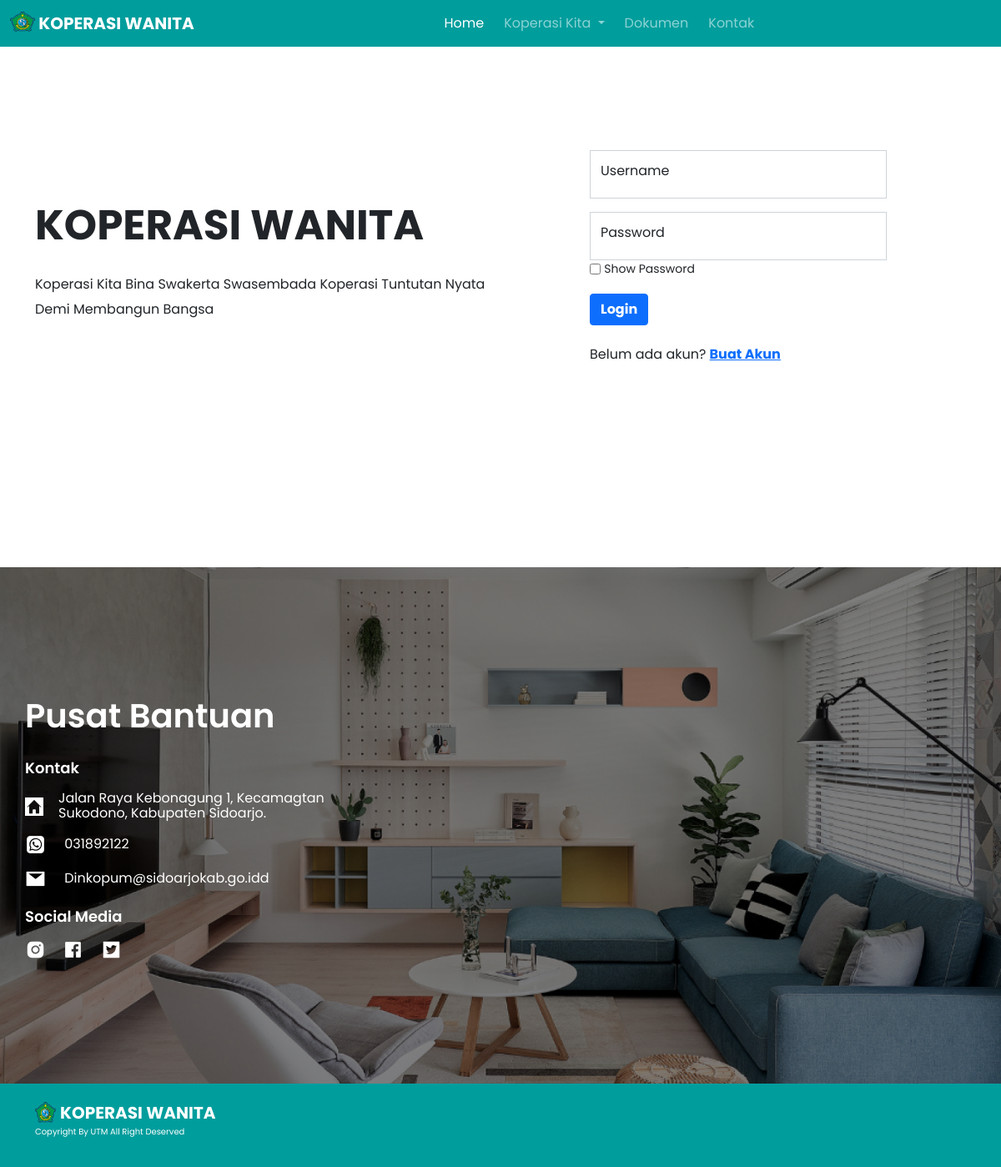
The page / on the database its author committed.
### tables this page shows
CREATE TABLE `set_web` (
  `id_set` int(11) NOT NULL,
  `nama_koperasi` varchar(128) DEFAULT NULL,
  `deskripsi_koperasi` varchar(1024) DEFAULT NULL,
  `alamat_koperasi` varchar(128) DEFAULT NULL,
  `telp_koperasi` varchar(128) DEFAULT NULL,
  `email_koperasi` varchar(128) DEFAULT NULL,
  `logo_koperasi` varchar(128) NOT NULL
);

### index.php (the view, shortened to what this page needs)
<?php
    include './database.php';
    function select($query) {
        global $db;
        $result = mysqli_query($db, $query);
        $rows = [];
        while ($row = mysqli_fetch_assoc($result)) {
            $rows[] = $row;
        }
        return $rows;
    }
$koperasi = select("SELECT * FROM set_web");
foreach ($koperasi as $koperasiku):
?>
<!doctype html>
<html lang="en">
  <head>
    <link href="https://cdn.jsdelivr.net/npm/bootstrap@5.0.2/dist/css/bootstrap.min.css" rel="stylesheet">
    <link rel="stylesheet" href="css/style.css">
  </head>
  <body>
<nav class="navbar navbar-expand-lg navbar-dark position-fixed w-100" style="background-color: #009D9D; ">
        <div class="container-fluid">
        <a class="navbar-brand" href="index.php">
            <img src="assets/img/<?=$koperasiku['logo_koperasi'];?>" alt="" width="30" height="24" class="d-inline-block align-text-top">
            <?=$koperasiku['nama_koperasi'];?></a>
        <div class="collapse navbar-collapse" id="navbarNav">
            <ul class="navbar-nav mx-auto">
                <li class="nav-item">
                    <a class="nav-link active mx-1" aria-current="page" href="index.php">Home</a>
                </li>
                <li class="nav-item dropdown" onmouseover="showDropdown2()" onmouseout="hideDropdown2()">
                    <a class="nav-link dropdown-toggle mx-1" href="#" id="navbarDropdownMenuLink" role="button" data-bs-toggle="dropdown" aria-expanded="false">
                       Koperasi Kita
                    </a>
                </li>
                <li class="nav-item">
                    <a class="nav-link mx-1" href="./user/dokumen.php">Dokumen</a>
                </li>
                <li class="nav-item">
                    <a class="nav-link mx-1" href="#footer">Kontak</a>
                </li>
            </ul>
            </div>
        </div>
    </nav>
    <section id="hero">
        <div class="container h-100">
            <div class="row h-100">
                <div class="col-md-7 hero-tagline my-auto">
                    <h1><?=$koperasiku['nama_koperasi'];?></h1>
                    <p><?=$koperasiku['deskripsi_koperasi'];?></p>
                </div>
                <div class="col-md-4 hero-tagline my-auto">
                <?php
            if(!isset($_SESSION['IsUser'])) {
                ?>
                    <div class="login">
                    <form action="index.php" method="post">
                        <div class="form-floating mb-3">
                            <input class="form-control" id="floatingInput" type="text" name="username" placeholder="Enter your username" required>
                            <label for="floatingInput">Username</label>
                        </div>
                        <div class="form-floating">
                            <input class="form-control" id="floatingPassword" type="password" name="password" placeholder="Enter your password" required>
                            <label for="floatingPassword">Password</label>
                        </div>
                        <div class="mb-3">
                            <input type="checkbox" id="showPassword" onclick="togglePasswordVisibility()">
                            <label for="showPassword" style="transform: translateY(-8%); cursor: pointer;"><small>Show Password</small></label>
                        </div>
                        <input class="btn fw-bold btn-primary" type="submit" name="ssubmit" value="Login">
                        <p>Belum ada akun? <a href="./user/register.php"><b>Buat Akun</b></a></p>
                    </form>
                    </div>
                </div>
                <?php
            } ?>
            </div>
        </div>
    </section>
    <section id="contact">
        <div class="container-fluid overlay h-100">
            <div class="container">
                <div class="row">
                    <div class="col-md-6">
                        <h3>Pusat Bantuan</h3>
                            <div class="kontak">
                                <h6>Kontak</h6>
                                <div class="mb-3 d-flex align-items-center">
                                    <div>
                                        <img src="assets/img/Alamat Icon.png" alt="">
                                    </div>
                                    <a href="#"><?=$koperasiku['alamat_koperasi'];?></a>
                                </div>
                                <div class="mb-3">
                                    <img src="assets/img/Whatsapp icon.png" alt="">
                                    <a href="#"><?=$koperasiku['telp_koperasi'];?></a>
                                </div>
                                <div class="mb-3">
                                    <img src="assets/img//Email Icon.png" alt="">
                                    <a href="#"><?=$koperasiku['email_koperasi'];?></a>
                                </div>
                            </div>
                            <h6>Social Media</h6>
                                <a href="" class="me-3"><img src="assets/img/Instagram Iicon.png" alt=""></a>
                                <a href="" class="me-3"><img src="assets/img/Facebook Icon.png" alt=""></a>
                                <a href="" class="me-3"><img src="assets/img/Twiter Icon.png" alt=""></a>
                        </div>
                        <div class="col-md-6">
                    </div>
                </div>
            </div>
        </div>
    </section>
    <footer class="d-flex align-items-center" id="footer">
        <div class="container-fluid ">
            <div class="container">
                <div class="row">
                    <div class="col-md-7 d-flex align-items-center">
                        <img class="imgfoot" src="./assets/img/<?=$koperasiku['logo_koperasi'];?>" alt="">
                        <a href="index.php"><?=$koperasiku['nama_koperasi'];?></a>
                    </div>
                </div>
                <div class="row  copyright  ">
                    <div class="col-12">
                        <p>Copyright By UTM All Right Deserved</p>
                    </div>
                </div>
            </div>
        </div>
    </footer>
  </body>
</html>
<?php
endforeach
?>

### css/style.css (style rules this page uses)
body { font-family: 'Poppins', sans-serif; min-height: 100vh; display: flex; flex-direction: column; }
.navbar { z-index: 3; }
* { z-index: 1; }
.navbar-brand { font-weight: 700 ; }
.nav-link { font-size: 16px; }
#hero { margin-top: 15%; height: 100%; width: 100%; margin-bottom: 15%; }
.hero-tagline h1 { font-weight: 700; font-size: 50px; line-height: 72px; }
.hero-tagline p { font-size: 16px; margin-top: 20px; margin-bottom: 60px; line-height: 30px; width: 85%; }
#contact { background-image: url(../assets/img/kontak-img.png); background-size: cover; background-repeat: no-repeat; }
#contact .overlay { background: rgba(0, 0, 0, 0.5); }
#contact .container { padding: 148px 0 148px 0; }
#contact h3 { font-family: Poppins; font-style: normal; font-weight: 600; font-size: 40px; line-height: 60px; color: white; }
#contact h6 { font-weight: 600; font-size: 18px; line-height: 27px; color: white; margin: 19px 0 14px 0; }
.kontak a { font-style: normal; font-weight: normal; font-size: 16px; line-height: 18px; color: white; text-decoration: none; margin-left: 18px; width: 332px; display: inline-block; }
.form-control { border-radius: 0; }
.form-floating label { font-style: normal; font-weight: normal; font-size: 16px; line-height: 16px; }
footer { width: 100%; height: 100px; background: #009D9D; }
.imgfoot { width: 25px; height: 25px; margin-right: 5px; }
.copyright { text-align: left; color: white; font-size: 10px; }
footer a { font-family: Poppins; font-style: normal; font-weight: bold; font-size: 20px; line-height: 30px; color: white; text-decoration: none; }

### rows shown on the page
set_web: logo_koperasi (picture), nama_koperasi "KOPERASI WANITA", deskripsi_koperasi "Koperasi Kita Bina Swakerta Swasembada Koperasi Tuntutan Nyata Demi Membangun Bangsa", alamat_koperasi "Jalan Raya Kebonagung 1, Kecamagtan Sukodono, Kabupaten Sidoarjo.", telp_koperasi "031892122", email_koperasi "Dinkopum@sidoarjokab.go.idd"
